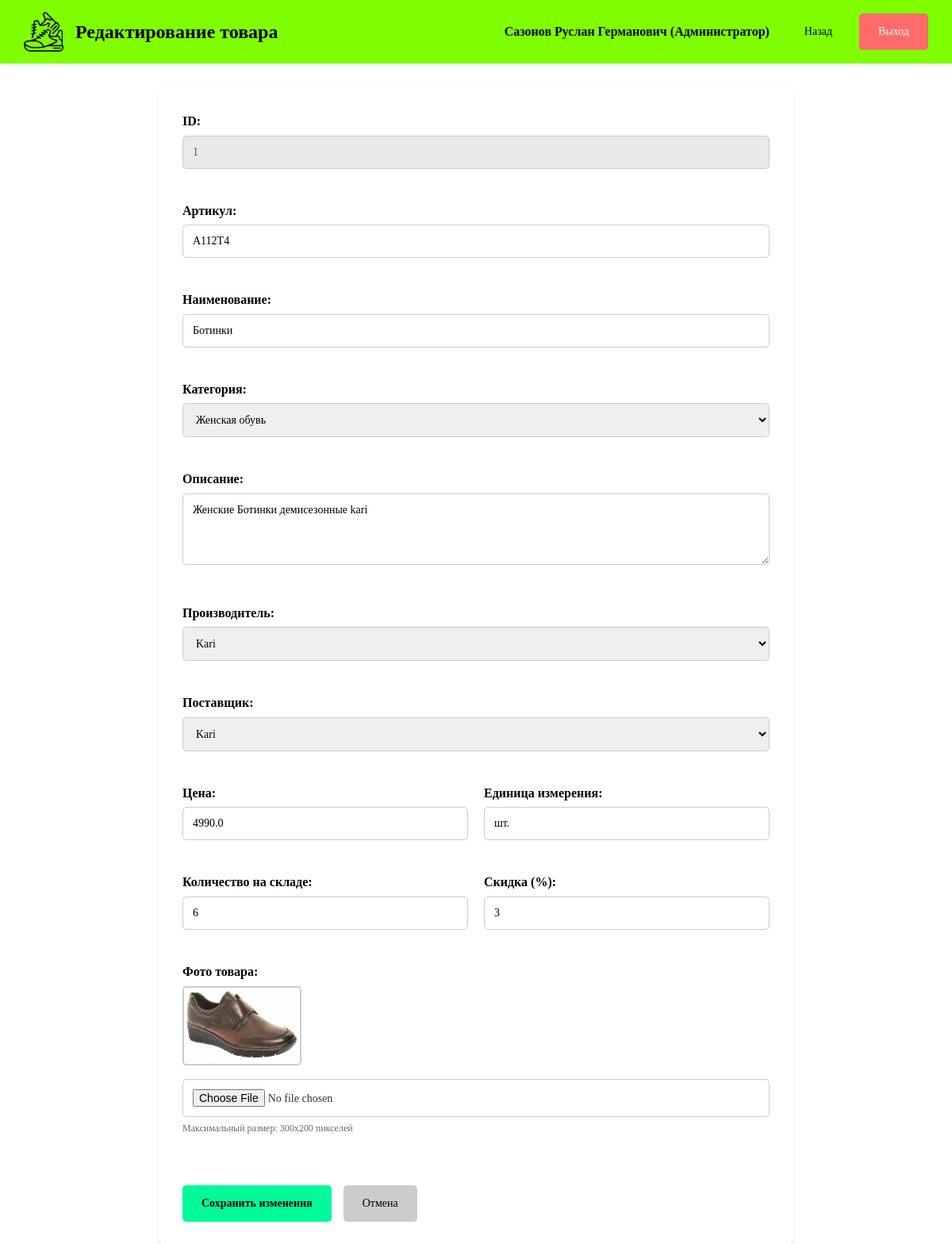
/product/edit/1 (signed in), run on the app's committed database.
### tables this page shows
CREATE TABLE products (
            id INTEGER PRIMARY KEY AUTOINCREMENT,
            article TEXT NOT NULL UNIQUE,
            name TEXT NOT NULL,
            unit TEXT NOT NULL,
            price REAL NOT NULL,
            supplier_id INTEGER NOT NULL,
            manufacturer_id INTEGER NOT NULL,
            category_id INTEGER NOT NULL,
            discount INTEGER DEFAULT 0,
            stock_quantity INTEGER DEFAULT 0,
            description TEXT,
            photo_path TEXT,
            FOREIGN KEY (supplier_id) REFERENCES suppliers(id),
            FOREIGN KEY (manufacturer_id) REFERENCES manufacturers(id),
            FOREIGN KEY (category_id) REFERENCES categories(id)
        );

CREATE TABLE categories (
            id INTEGER PRIMARY KEY AUTOINCREMENT,
            name TEXT NOT NULL UNIQUE
        );

CREATE TABLE manufacturers (
            id INTEGER PRIMARY KEY AUTOINCREMENT,
            name TEXT NOT NULL UNIQUE
        );

CREATE TABLE suppliers (
            id INTEGER PRIMARY KEY AUTOINCREMENT,
            name TEXT NOT NULL UNIQUE
        );

### app.py (the view, shortened to what this page needs)
@app.route('/product/edit/<int:id>', methods=['GET', 'POST'])
def edit_product(id):
    if session.get('role') != 'Администратор':
        flash('Доступ запрещен', 'error')
        return redirect(url_for('products'))
    conn = get_db_connection()
    product = conn.execute('''
        SELECT p.*, s.name as supplier_name, m.name as manufacturer_name, c.name as category_name
        FROM products p
        JOIN suppliers s ON p.supplier_id = s.id
        JOIN manufacturers m ON p.manufacturer_id = m.id
        JOIN categories c ON p.category_id = c.id
        WHERE p.id = ?
    ''', (id,)).fetchone()
    suppliers = conn.execute("SELECT * FROM suppliers ORDER BY name").fetchall()
    manufacturers = conn.execute("SELECT * FROM manufacturers ORDER BY name").fetchall()
    categories = conn.execute("SELECT * FROM categories ORDER BY name").fetchall()
    conn.close()
    return render_template('product_form.html',
                         suppliers=suppliers,
                         manufacturers=manufacturers,
                         categories=categories,
                         product=product)

### app.py (called while the page is built)
def get_db_connection():
    conn = sqlite3.connect('shoe_store.db')
    conn.row_factory = sqlite3.Row
    return conn

### templates/product_form.html (shortened to what this page needs)
{% extends "base.html" %}
{% block content %}
<div class="main-container">
    <header class="main-header">
        <div class="header-left">
            <img src="{{ url_for('static', filename='images/Icon.png') }}" alt="Логотип" class="header-logo">
            <h1>{% if product %}Редактирование товара{% else %}Добавление товара{% endif %}</h1>
        </div>
        <div class="header-right">
            <span class="user-info">{{ session.user_name }} ({{ session.role }})</span>
            <div class="header-buttons">
                <a href="{{ url_for('products') }}" class="btn btn-back">Назад</a>
                <a href="{{ url_for('logout') }}" class="btn btn-logout">Выход</a>
            </div>
        </div>
    </header>
    <div class="content-area">
        <div class="form-container">
            <form method="POST" enctype="multipart/form-data" class="product-form">
                {% if product %}
                    <div class="form-group">
                        <label>ID:</label>
                        <input type="text" value="{{ product.id }}" disabled class="disabled-input">
                    </div>
                {% endif %}
                <div class="form-group">
                    <label for="article">Артикул:</label>
                    <input type="text" id="article" name="article" required
                           value="{{ product.article if product else '' }}">
                </div>
                <div class="form-group">
                    <label for="name">Наименование:</label>
                    <input type="text" id="name" name="name" required
                           value="{{ product.name if product else '' }}">
                </div>
                <div class="form-group">
                    <label for="category_id">Категория:</label>
                    <select id="category_id" name="category_id" required>
                        {% for category in categories %}
                            <option value="{{ category.id }}"
                                    {% if product and product.category_id == category.id %}selected{% endif %}>
                                {{ category.name }}
                            </option>
                        {% endfor %}
                    </select>
                </div>
                <div class="form-group">
                    <label for="description">Описание:</label>
                    <textarea id="description" name="description" rows="4">{{ product.description if product else '' }}</textarea>
                </div>
                <div class="form-group">
                    <label for="manufacturer_id">Производитель:</label>
                    <select id="manufacturer_id" name="manufacturer_id" required>
                        {% for manufacturer in manufacturers %}
                            <option value="{{ manufacturer.id }}"
                                    {% if product and product.manufacturer_id == manufacturer.id %}selected{% endif %}>
                                {{ manufacturer.name }}
                            </option>
                        {% endfor %}
                    </select>
                </div>
                <div class="form-group">
                    <label for="supplier_id">Поставщик:</label>
                    <select id="supplier_id" name="supplier_id" required>
                        {% for supplier in suppliers %}
                            <option value="{{ supplier.id }}"
                                    {% if product and product.supplier_id == supplier.id %}selected{% endif %}>
                                {{ supplier.name }}
                            </option>
                        {% endfor %}
                    </select>
                </div>
                <div class="form-row">
                    <div class="form-group half">
                        <label for="price">Цена:</label>
                        <input type="number" id="price" name="price" step="0.01" min="0" required
                               value="{{ product.price if product else '' }}">
                    </div>
                    <div class="form-group half">
                        <label for="unit">Единица измерения:</label>
                        <input type="text" id="unit" name="unit" required
                               value="{{ product.unit if product else 'шт.' }}">
                    </div>
                </div>
                <div class="form-row">
                    <div class="form-group half">
                        <label for="stock_quantity">Количество на складе:</label>
                        <input type="number" id="stock_quantity" name="stock_quantity" min="0" required
                               value="{{ product.stock_quantity if product else '0' }}">
                    </div>
                    <div class="form-group half">
                        <label for="discount">Скидка (%):</label>
                        <input type="number" id="discount" name="discount" min="0" max="100"
                               value="{{ product.discount if product else '0' }}">
                    </div>
                </div>
                <div class="form-group">
                    <label for="photo">Фото товара:</label>
                    <div class="photo-preview">
                        {% if product %}
                            <img src="{{ url_for('static', filename='images/' + product.photo_path) }}"
                                 alt="Текущее фото"
                                 class="current-photo"
                                 onerror="this.src='{{ url_for('static', filename='images/picture.png') }}'">
                        {% else %}
                            <img src="{{ url_for('static', filename='images/picture.png') }}"
                                 alt="Заглушка"
                                 class="current-photo">
                        {% endif %}
                    </div>
                    <input type="file" id="photo" name="photo" accept="image/*">
                    <small class="hint">Максимальный размер: 300x200 пикселей</small>
                </div>
                <div class="form-actions">
                    <button type="submit" class="btn btn-save">
                        {% if product %}Сохранить изменения{% else %}Добавить товар{% endif %}
                    </button>
                    <a href="{{ url_for('products') }}" class="btn btn-cancel">Отмена</a>
                </div>
            </form>
        </div>
    </div>
</div>
{% endblock %}

### static/css/style.css (style rules this page uses)
* { margin: 0; padding: 0; box-sizing: border-box; }
body { font-family: 'Times New Roman', Times, serif; background-color: #FFFFFF; color: #333; line-height: 1.6; }
.form-group { margin-bottom: 20px; text-align: left; }
.form-group label { display: block; margin-bottom: 5px; font-weight: bold; color: #000; }
.form-group input, .form-group select, .form-group textarea { width: 100%; padding: 12px; border: 1px solid #ccc; border-radius: 5px; font-family: 'Times New Roman', Times, serif; font-size: 14px; }
.disabled-input { background-color: #e9e9e9; cursor: not-allowed; }
.btn { display: inline-block; padding: 12px 24px; border: none; border-radius: 5px; cursor: pointer; font-family: 'Times New Roman', Times, serif; font-size: 14px; text-decoration: none; text-align: center; transition: all 0.3s ease; }
.btn-logout { background-color: #ff6b6b; color: #fff; }
.btn-back { background-color: #7FFF00; color: #000; }
.btn-save { background-color: #00FA9A; color: #000; font-weight: bold; }
.btn-cancel { background-color: #ccc; color: #000; }
.main-container { min-height: 100vh; background-color: #FFFFFF; }
.main-header { background-color: #7FFF00; padding: 15px 30px; display: flex; justify-content: space-between; align-items: center; box-shadow: 0 2px 4px rgba(0, 0, 0, 0.1); }
.header-left { display: flex; align-items: center; gap: 15px; }
.header-logo { width: 50px; height: 50px; object-fit: contain; }
.header-left h1 { font-size: 24px; color: #000; font-weight: bold; }
.header-right { display: flex; align-items: center; gap: 20px; }
.user-info { font-weight: bold; color: #000; }
.header-buttons { display: flex; gap: 10px; }
.content-area { padding: 30px; }
.form-container { max-width: 800px; margin: 0 auto; background-color: #fff; padding: 30px; border-radius: 10px; box-shadow: 0 2px 4px rgba(0, 0, 0, 0.1); }
.product-form, .order-form { display: flex; flex-direction: column; gap: 20px; }
.form-row { display: flex; gap: 20px; }
.form-row .form-group.half { flex: 1; }
.photo-preview { margin-bottom: 10px; }
.current-photo { width: 150px; height: 100px; object-fit: cover; border-radius: 5px; border: 2px solid #ccc; }
.hint { color: #666; font-size: 12px; }
.form-actions { display: flex; gap: 15px; margin-top: 20px; }

### data on the page
products: id "1", article "А112Т4", name "Ботинки", category_id "Женская обувь", description "Женские Ботинки демисезонные kari", manufacturer_id "Kari", supplier_id "Kari", price "4990.0", unit "шт.", stock_quantity "6", discount "3", photo_path (picture)

### other printed values
{{ session.user_name }} "Сазонов Руслан Германович"
{{ session.role }} "Администратор"
